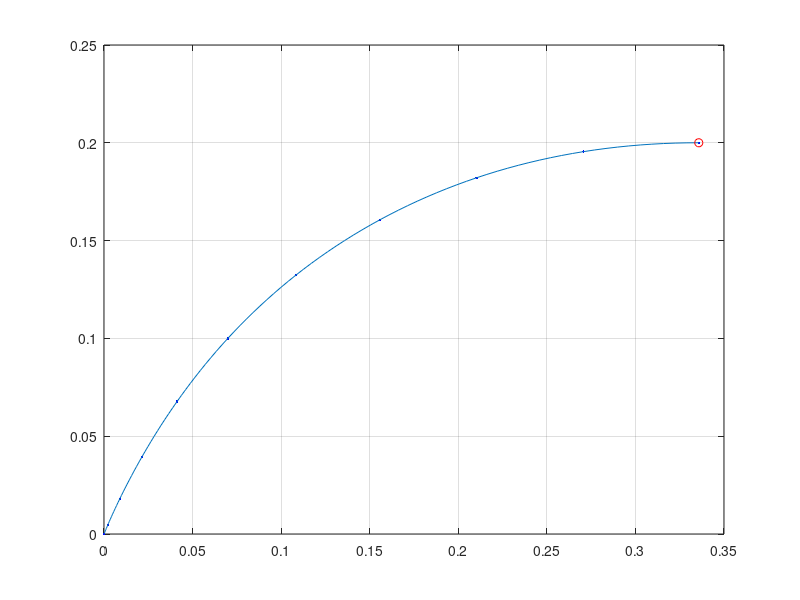

Write MATLAB code to recreate this figure. (Note: this script raises an error after producing the figure.)
% Script f03_02.m; DTDP for max uf (no gravity) with spec. 
% (yf,vf) using analytical soln; th0 found by interpolation 
% to give yf=.2;                              11/96, 4/1/02
%
N=10; th0=65.13*pi/180; t=[0:1/N:1]; dt=1/N; N1=N+1;
u(1)=0; v(1)=0; y(1)=0; x(1)=0;
for i=1:N,  th(i)=atan(tan(th0)*(1-2*(i-1)/(N-1)));
 u(i+1)=u(i)+dt*cos(th(i)); v(i+1)=v(i)+dt*sin(th(i));
 y(i+1)=y(i)+dt*v(i)+(dt^2/2)*sin(th(i));
 x(i+1)=x(i)+dt*u(i)+(dt^2/2)*cos(th(i)); end
%
% Spline fit to increase number of points in (x,y):
ti=[0:.1/N:1]; xi=spline(t,x,ti); yi=spline(t,y,ti);
%
% Coordinates of tips of thrust direction arrows:
for i=1:N, xt(i)=x(i)+.06*cos(th(i)); yt(i)=y(i)+.06*sin(th(i)); 
end
%
figure(1); clf; plot(x,y,'b.',xi,yi,x(N1),y(N1),'ro'); grid
hold on; for i=1:N, 
    pltarrow([x(i) xt(i)],[y(i) yt(i)],.01,'r','-');
end; hold off; axis([0 .35 0 .22]); xlabel('x/at_f^2')
ylabel('y/at_f^2')
%
uh=[th th(10)]; 
figure(2); clf; subplot(211), zohplot(t,uh*180/pi); grid
ylabel('\theta (deg)'); subplot(212), plot(t,u,t,v,'r--'); grid
xlabel('t/t_f'); legend('u/at_f','v/at_f',2);
   
   
